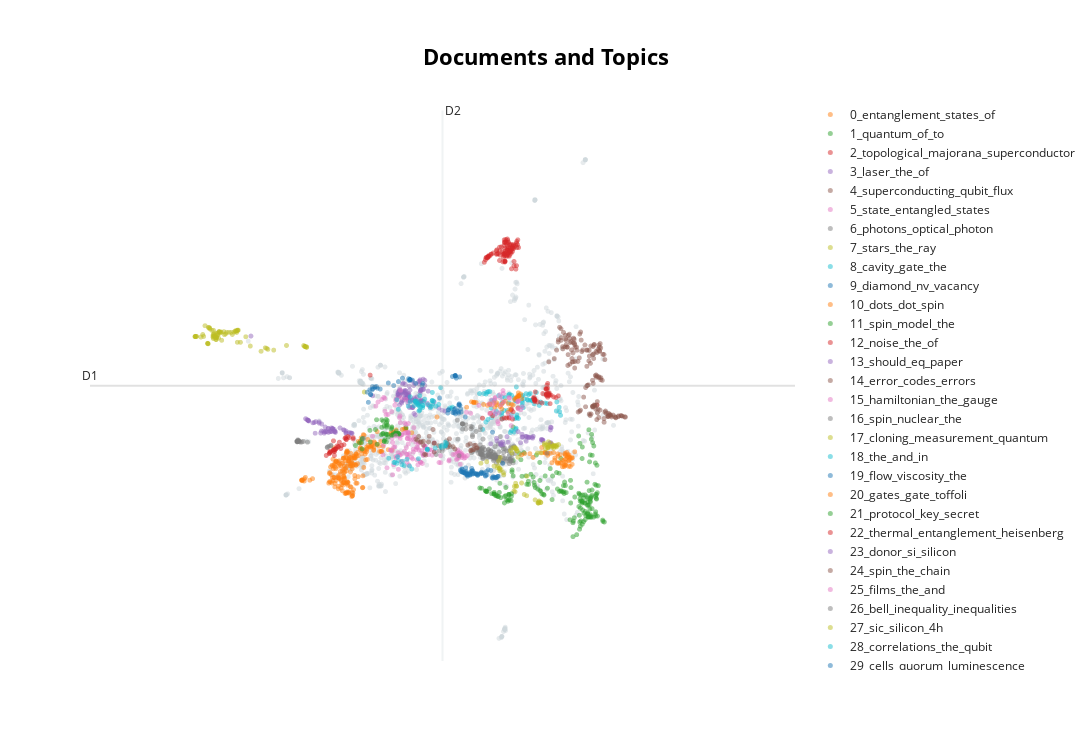

Notebook cell for this chart:
### Markdown cell above
# hide_annotations=True  hide_document_hover=True

### Code cell
reduced_embeddings = UMAP(n_neighbors=10, n_components=5, min_dist=0.0, metric='cosine').fit_transform(embeddings)
topic_model.visualize_documents(docs, reduced_embeddings=reduced_embeddings, hide_annotations=True)
